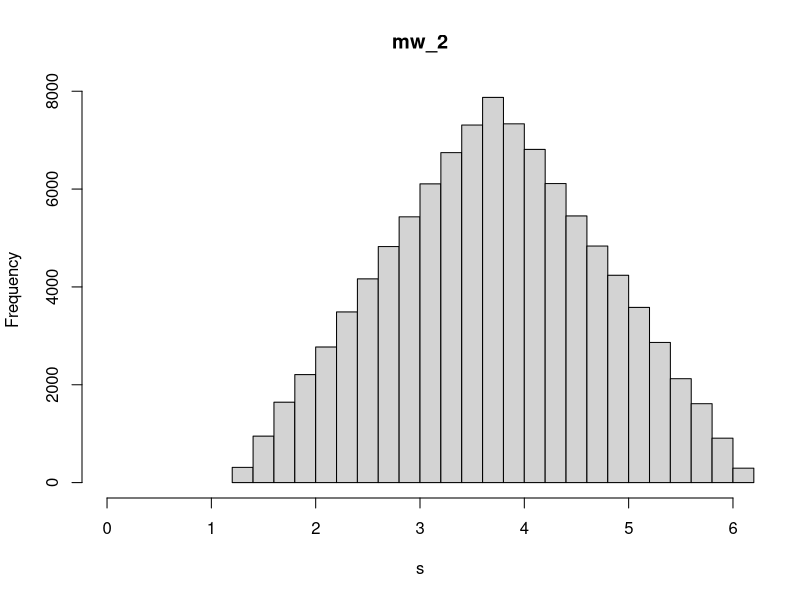

Source code (R):
#Ein Schätzer (a.k.a. Statistik) ist eine Funktion der Stichprobe
mw = function(x){ 
  return (mean(x))
}

mw_2 = function(x){ 
  return (0.5*(x[1] + x[2]) + 1/length(x))
}

med = function(x){ 
  return (median(x))
}

s = rep(NA, 100000)
n = 5
for (i in 1:length(s)){
  x = runif(n, 1, 6) #Erzeugung der Stichprobe, aus einer Verteilung
  #Frage was ist EW
  s[i] = mw_2(x) 
}
mean(s)
hist(s, 30, xlim = c(0,6), main='mw_2')
sqrt(var(s))
